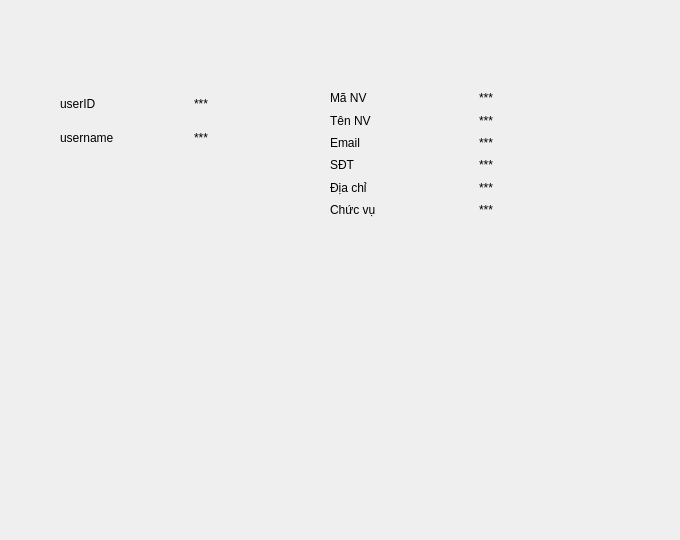
<?xml version="1.0" encoding="UTF-8"?>
<ui version="4.0">
 <class>Form</class>
 <widget class="QWidget" name="Form">
  <property name="geometry">
   <rect>
    <x>0</x>
    <y>0</y>
    <width>680</width>
    <height>540</height>
   </rect>
  </property>
  <property name="windowTitle">
   <string>Form</string>
  </property>
  <widget class="QWidget" name="layoutWidget">
   <property name="geometry">
    <rect>
     <x>330</x>
     <y>90</y>
     <width>291</width>
     <height>128</height>
    </rect>
   </property>
   <layout class="QGridLayout" name="gridLayout">
    <item row="2" column="0">
     <widget class="QLabel" name="label_5">
      <property name="text">
       <string>Email</string>
      </property>
     </widget>
    </item>
    <item row="4" column="0">
     <widget class="QLabel" name="label_8">
      <property name="text">
       <string>Địa chỉ</string>
      </property>
     </widget>
    </item>
    <item row="4" column="1">
     <widget class="QLabel" name="nv_diachi">
      <property name="text">
       <string>***</string>
      </property>
     </widget>
    </item>
    <item row="0" column="1">
     <widget class="QLabel" name="nv_id">
      <property name="text">
       <string>***</string>
      </property>
     </widget>
    </item>
    <item row="3" column="1">
     <widget class="QLabel" name="nv_sdt">
      <property name="text">
       <string>***</string>
      </property>
     </widget>
    </item>
    <item row="1" column="0">
     <widget class="QLabel" name="label_4">
      <property name="text">
       <string>Tên NV</string>
      </property>
     </widget>
    </item>
    <item row="5" column="0">
     <widget class="QLabel" name="label_7">
      <property name="text">
       <string>Chức vụ</string>
      </property>
     </widget>
    </item>
    <item row="2" column="1">
     <widget class="QLabel" name="nv_email">
      <property name="text">
       <string>***</string>
      </property>
     </widget>
    </item>
    <item row="3" column="0">
     <widget class="QLabel" name="label_6">
      <property name="text">
       <string>SĐT</string>
      </property>
     </widget>
    </item>
    <item row="5" column="1">
     <widget class="QLabel" name="nv_chucvu">
      <property name="text">
       <string>***</string>
      </property>
     </widget>
    </item>
    <item row="1" column="1">
     <widget class="QLabel" name="nv_name">
      <property name="text">
       <string>***</string>
      </property>
     </widget>
    </item>
    <item row="0" column="0">
     <widget class="QLabel" name="label_3">
      <property name="text">
       <string>Mã NV</string>
      </property>
     </widget>
    </item>
   </layout>
  </widget>
  <widget class="QWidget" name="layoutWidget">
   <property name="geometry">
    <rect>
     <x>60</x>
     <y>90</y>
     <width>261</width>
     <height>62</height>
    </rect>
   </property>
   <layout class="QGridLayout" name="gridLayout_2">
    <item row="0" column="1">
     <widget class="QLabel" name="user_id">
      <property name="text">
       <string>***</string>
      </property>
     </widget>
    </item>
    <item row="1" column="1">
     <widget class="QLabel" name="user_name">
      <property name="text">
       <string>***</string>
      </property>
     </widget>
    </item>
    <item row="1" column="0">
     <widget class="QLabel" name="label_2">
      <property name="text">
       <string>username</string>
      </property>
     </widget>
    </item>
    <item row="0" column="0">
     <widget class="QLabel" name="label">
      <property name="text">
       <string>userID</string>
      </property>
     </widget>
    </item>
   </layout>
  </widget>
 </widget>
 <resources/>
 <connections/>
</ui>
